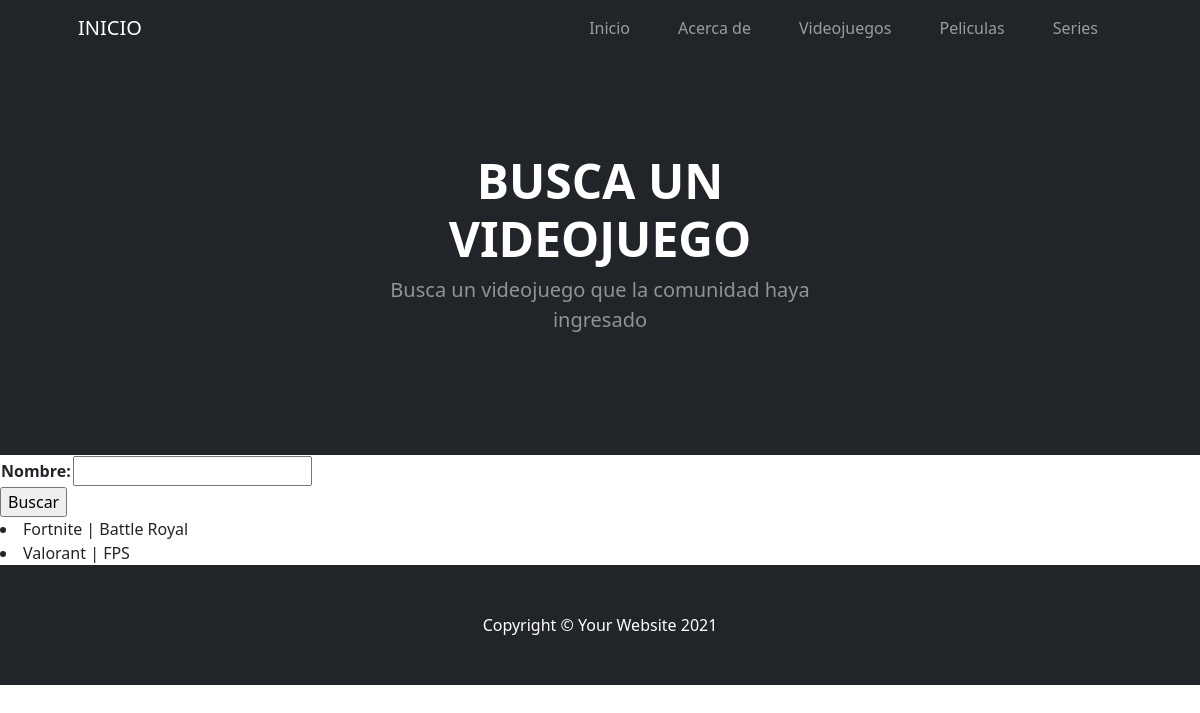
/entretenimiento/videojuegos/lista, run on an earlier commit of the app's database.
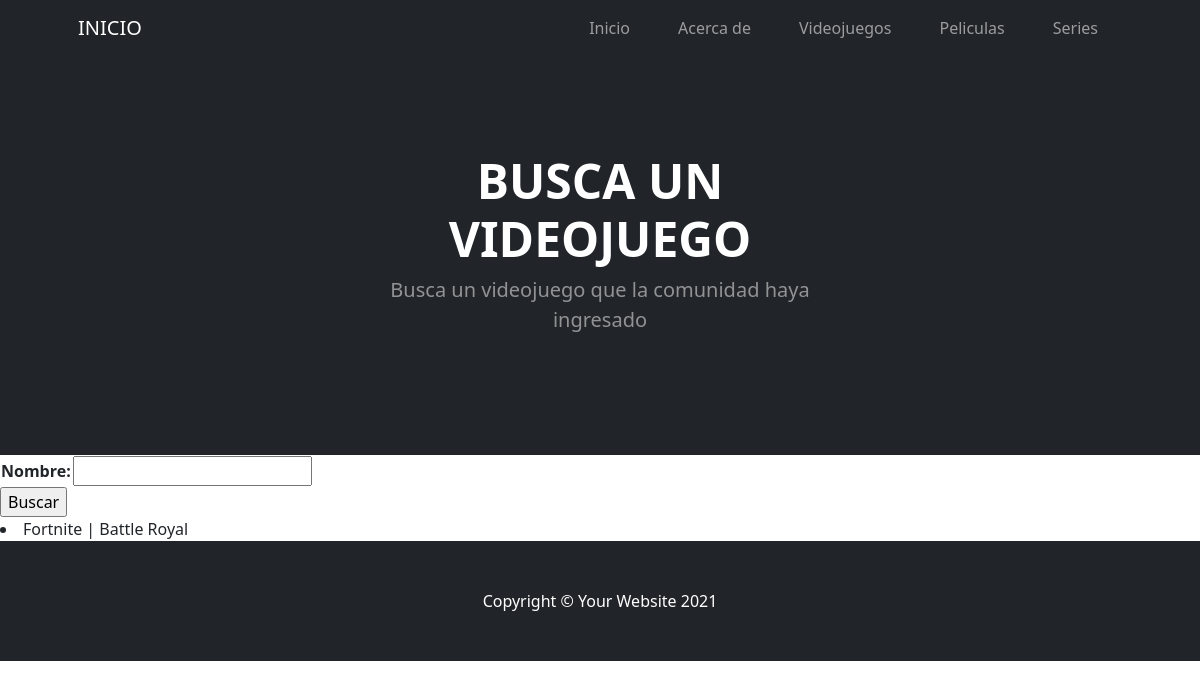
And on a later commit of the database.
### entretenimiento/models.py (models this page shows)
class VideoJuegos(models.Model):
    nombre = models.CharField(max_length=40)
    genero = models.CharField(max_length=20)
    divertido = models.BooleanField()
    def __str__(self):
        return f'{self.nombre}'

### entretenimiento/views.py (the view)
# urls.py: path('videojuegos/lista', views.lista_videojuegos, name='lista_videojuegos'),
def lista_videojuegos(request):
    nombre_a_buscar = request.GET.get('nombre', None)
    if nombre_a_buscar is not None:
        videojuegos = VideoJuegos.objects.filter(nombre__icontains = nombre_a_buscar)
    else:
        videojuegos = VideoJuegos.objects.all()
    form = VideoJuegosBusqueda()
    return render(request, 'entretenimiento/lista_videojuegos.html', {'form': form, 'videojuegos': videojuegos})

### entretenimiento/forms.py
class VideoJuegosBusqueda(forms.Form):
    nombre = forms.CharField(max_length=40)

### entretenimiento/templates/entretenimiento/lista_videojuegos.html (shortened to what this page needs)
{% extends 'index/index.html' %}
{% block header_block %}
        <header class="bg-dark py-5">
            <div class="container px-5">
                <div class="row gx-5 justify-content-center">
                    <div class="col-lg-6">
                        <div class="text-center my-5">
                            {% block header_text_block %}
                                <h1 class="display-5 fw-bolder text-white mb-2">BUSCA UN VIDEOJUEGO</h1>
                            {% endblock header_text_block %}
                            <p class="lead text-white-50 mb-4">Busca un videojuego que la comunidad haya ingresado</p>
                        </div>
                    </div>
                </div>
            </div>
        </header>
{% endblock header_block %}
{% block body_block %}
    <form action={% url 'lista_videojuegos' %} method='get'>
        <table>
            {{form.as_table}}
        </table>
        <input type="submit" value='Buscar'>
    </form>
    {% for videojuego in videojuegos %}
        <li>{{videojuego}} | {{videojuego.genero}}</li>
    {% endfor %}
{% endblock body_block %}

What changed in the data, as far as the page shows it:
removed VideoJuegos: nombre "Valorant", genero "FPS"
